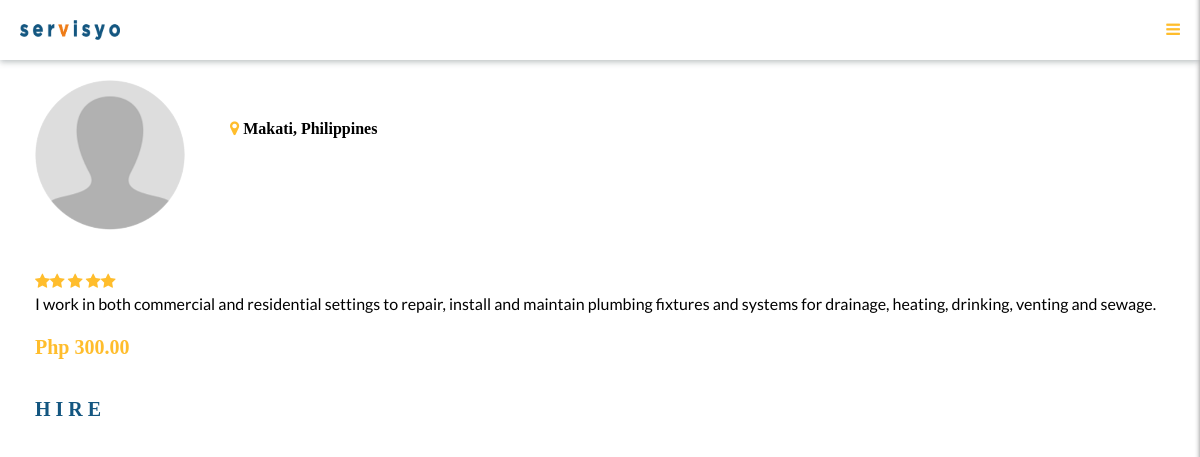
The page /user/request/roddy@gmail.com on the database as committed earlier.
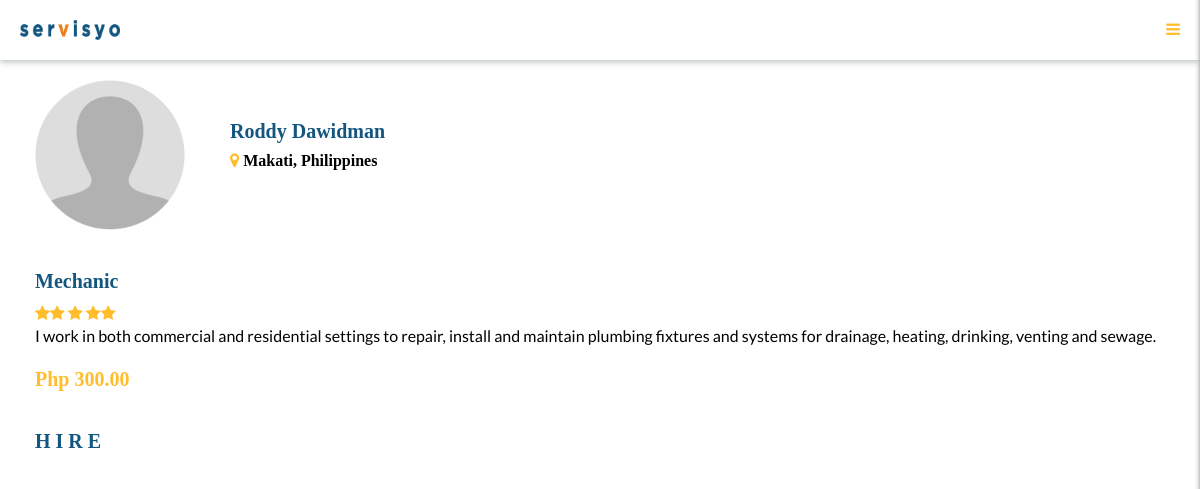
The same page on the database as committed later.
### app/models.py (models this page shows, shortened)
class User(db.Model, UserMixin):
    __tablename__ = 'users'
    first_name = db.Column(db.String)
    last_name = db.Column(db.String)
    phone = db.Column(db.String)
    email = db.Column(db.String, primary_key=True)
    gender = db.Column(db.String)
    profession = db.Column(db.String)
    confirmation = db.Column(db.Boolean)
    geolat = db.Column(db.String)
    geolng = db.Column(db.String)
    _password = db.Column(db.String)
    @hybrid_property
    def password(self):
        return self._password

### app/views/user.py (the view)
@userbp.route('/request/<string:user>')
def req_service(user):
    user = models.User.query.filter_by(email=user).first()
    return render_template('pages/profile/request.html', title='Request Person', user=user)

### app/templates/pages/profile/request.html
{% extends "././layout/base.html" %}
{% block content %}
<link rel="stylesheet" href="{{ url_for('static', filename='css/profile-index.css') }}"/>
<section class="profile-section">
	<div class="container">
		<div class="row">
			<div class="col-md-2">
				<img class="img-responsive img-circle" src="{{ url_for('static', filename='img/dp.png') }}">
			</div>
			<div class="col-md-4">
				<h2>{{ user.first_name }} {{user.last_name}}</h2>
				<h4><span style="color: #CD2A00;"><i class="fa fa-map-marker" aria-hidden="true"></i></span> Makati, Philippines</h4>
			</div>
		</div>
		<div class="profile-content">
			<h2>{{ user.profession }}</h2>
				<span style="color: #FFBD2C;">
					<i class="fa fa-star" aria-hidden="true"></i><i class="fa fa-star" aria-hidden="true"></i>
					<i class="fa fa-star" aria-hidden="true"></i>
					<i class="fa fa-star" aria-hidden="true"></i><i class="fa fa-star" 	aria-hidden="true"></i>
				</span>
			<p>I work in both commercial and residential settings to repair, install and maintain plumbing fixtures and systems for drainage, heating, drinking, venting and sewage. </p>
		</div>
		<div>
			<h3>Php 300.00</h3>
			<h2>H I R E</h2>
		</div>
	</div>
</section>
{% endblock %}

Rows that differ between the two databases and show on the page:
added User: first_name "Roddy", last_name "Dawidman", profession "Mechanic"
